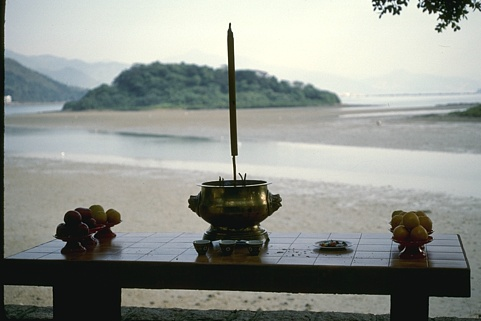
#> input picture edge_algos/data/120003.jpg, 481 x 321 px; its folder holds only this picture in this run
$ python old_canny.py data/120003.jpg   (Python 2 division)   (older library calls are emulated)
#> lines starting #> are read from the running program, lines starting #| are printed output that depends on the picture
import numpy as np
from scipy.ndimage.filters import convolve, gaussian_filter
from scipy.misc import imread, imshow, imsave
import sys
import matplotlib.pyplot as plt
import os
import glob

np.set_printoptions(threshold=np.nan)

def find_mean(hist,bins):

	mean = 0.0
	summed = 0.0
	for i in range(hist.shape[0]):
		summed += hist[i]
		mid_point = (bins[i] + bins[i+1])/2

		mean += hist[i]*mid_point

	if summed == 0:
		return 0
	return mean/summed

def find_std(hist,bins):

	mean = find_mean(hist,bins)
	total = 0.0
	std_dev = 0.0
	for i in range(hist.shape[0]):
		total += hist[i]
		std_dev += np.power(hist[i] - mean,2.0)

	if total == 0:
		return 0

	return np.power(std_dev/total,0.5)

def CannyEdgeDetector(im, blur = 1, highThreshold = 91, lowThreshold = 31,H=1, K = 1):
#> called with blur = 1, highThreshold = 91, lowThreshold = 31, H = 1, K = 1.2
	im = np.array(im, dtype=float) #Convert to float to prevent clipping values

	#Gaussian blur to reduce noise
	# im2 = gaussian_filter(im, blur)

	#Use sobel filters to get horizontal and vertical gradients
	im2h = convolve(im,[[-1,0,1],[-2,0,2],[-1,0,1]])
	im2v = convolve(im,[[1,2,1],[0,0,0],[-1,-2,-1]])

	#Get gradient and direction
	W = np.exp(- (np.power(np.power(im2h, 2.0) + np.power(im2v, 2.0), 0.5)/(np.power(H, 2.0)*2)))


	im3 = np.zeros((im.shape[0],im.shape[1]))

	print W.shape
#| (321, 481)
	for i in range(im.shape[0]):
		for j in range(im.shape[1]):

			if i == 0 or i == im.shape[0]-1 or j == 0 or j == im.shape[1]-1:
				continue

			D = 0
			V = 0
			for k in range(-1,2):
				for l in range(-1,2):
					D += W[i+k,j+l]

					V += im[i+k,j+l]*W[i+k,j+l]

			im3[i,j] = V/D

	im4h = convolve(im3,[[-1,0,1],[-2,0,2],[-1,0,1]])
	im4v = convolve(im3,[[1,2,1],[0,0,0],[-1,-2,-1]])
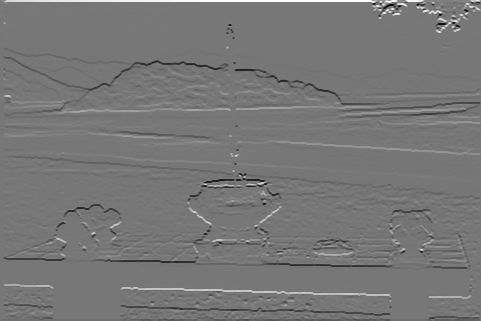
#> im4v: shape (321, 481) float64; min -892, max 1011.4, mean 0; drawn with min black and max white

	grad = np.power(np.power(im4h, 2.0) + np.power(im4v, 2.0), 0.5)

	theta = np.arctan2(im4v, im4h)
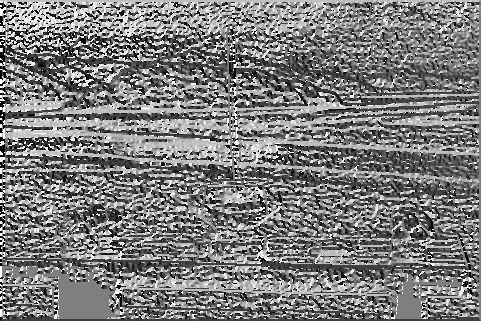
#> theta: shape (321, 481) float64; min -3.14, max 3.14, mean -0.0678; drawn with min black and max white
	thetaQ = (np.round(theta * (5.0 / np.pi)) + 5) % 5 #Quantize direction
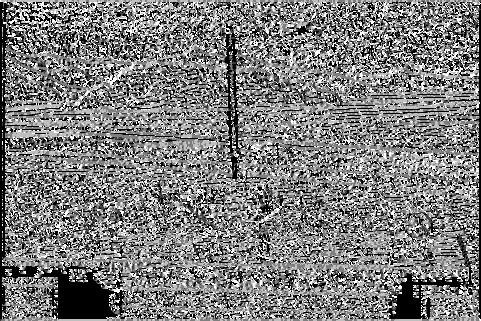
#> thetaQ: shape (321, 481) float64; min 0, max 4, mean 1.98; drawn with min black and max white

	#Non-maximum suppression
	gradSup = grad.copy()
	for r in range(im.shape[0]):
		for c in range(im.shape[1]):
			#Suppress pixels at the image edge
			if r == 0 or r == im.shape[0]-1 or c == 0 or c == im.shape[1] - 1:
				gradSup[r, c] = 0
				continue
			tq = thetaQ[r, c] % 4

			if tq == 0: #0 is E-W (horizontal)
				if grad[r, c] <= grad[r, c-1] or grad[r, c] <= grad[r, c+1]:
					gradSup[r, c] = 0
			if tq == 1: #1 is NE-SW
				if grad[r, c] <= grad[r-1, c+1] or grad[r, c] <= grad[r+1, c-1]:
					gradSup[r, c] = 0
			if tq == 2: #2 is N-S (vertical)
				if grad[r, c] <= grad[r-1, c] or grad[r, c] <= grad[r+1, c]:
					gradSup[r, c] = 0
			if tq == 3: #3 is NW-SE
				if grad[r, c] <= grad[r-1, c-1] or grad[r, c] <= grad[r+1, c+1]:
					gradSup[r, c] = 0
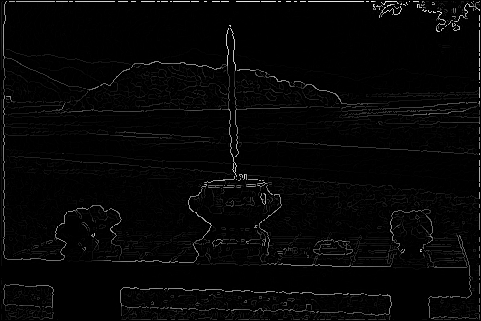
#> gradSup: shape (321, 481) float64; min 0, max 1097.3, mean 26.3; drawn with min black and max white


	flattened_grad = np.reshape(grad,(grad.shape[0])*(grad.shape[1]))

	mean_grad = np.mean(flattened_grad)
#> mean_grad = 56.05
	std_dev = np.std(flattened_grad)
#> std_dev = 132


	total = (grad.shape[0])*(grad.shape[1])
#> total = 154401

	highThreshold = mean_grad + K*mean_grad
#> highThreshold = 123.3
	lowThreshold = highThreshold/2
#> lowThreshold = 61.65

	# print highThreshold,lowThreshold

	strongEdges = (gradSup > highThreshold)
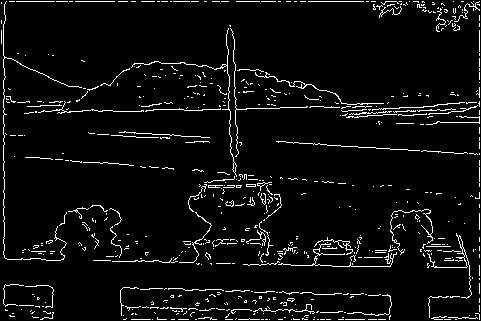
#> strongEdges: shape (321, 481) bool; 5.1% white in thin lines or dots

	#Strong has value 2, weak has value 1
	thresholdedEdges = np.array(strongEdges, dtype=np.uint8) + (gradSup > lowThreshold)

	#Tracing edges with hysteresis
	#Find weak edge pixels near strong edge pixels
	finalEdges = strongEdges.copy()
	currentPixels = []
	for r in range(1, im.shape[0]-1):
		for c in range(1, im.shape[1]-1):
			if thresholdedEdges[r, c] != 1:
				continue #Not a weak pixel

			#Get 3x3 patch
			localPatch = thresholdedEdges[r-1:r+2,c-1:c+2]
			patchMax = localPatch.max()
			if patchMax == 2:
				currentPixels.append((r, c))
				finalEdges[r, c] = 1
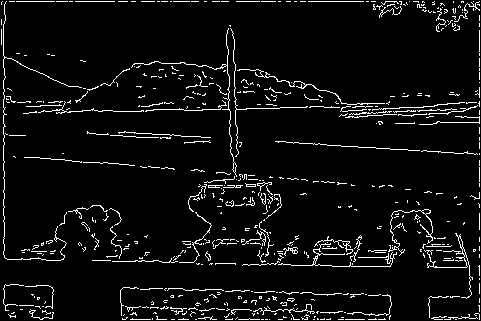
#> finalEdges: shape (321, 481) bool; 5.6% white in thin lines or dots
#> after the loop, currentPixels = 827 pairs, first value 1 to 319, second value 1 to 478

	#Extend strong edges based on current pixels
	while len(currentPixels) > 0:
		newPix = []
		for r, c in currentPixels:
			for dr in range(-1, 2):
				for dc in range(-1, 2):
					if dr == 0 and dc == 0: continue
					r2 = r+dr
					c2 = c+dc
					if thresholdedEdges[r2, c2] == 1 and finalEdges[r2, c2] == 0:
						#Copy this weak pixel to final result
						newPix.append((r2, c2))
						finalEdges[r2, c2] = 1
		currentPixels = newPix
#> this loop made 53 passes
#> currentPixels on passes 26 to 36: [(61, 111), (100, 415), (142, 249), (144, 158), (243, 387)], [(61, 112), (100, 416), (142, 248), (144, 157), (243, 388)], [(61, 113), (100, 417), (142, 247), (144, 156)], [(61, 114), (100, 418), (142, 246), (143, 155)], [(61, 115), (100, 419), (142, 245), (143, 154)], [(61, 116), (100, 420), (142, 244), (143, 153)], [(62, 117), (99, 421), (100, 421), (142, 243)], [(62, 118), (99, 422)], [(62, 119), (99, 423)], [(62, 120), (99, 424)], [(62, 121), (99, 425)]
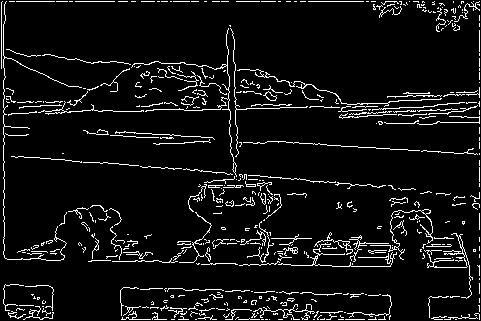
#> finalEdges: shape (321, 481) bool; 6.9% white in thin lines or dots

	return finalEdges

if __name__=="__main__":
	path = 'data/'
	path_save = 'old_canny/'

	if not os.path.exists(path_save):
		os.makedirs(path_save)

	file_total = len(os.listdir(path))
	i = 1
	for filename in os.listdir(path):
		if not filename.endswith('.jpg'):
			continue
		input_im = path + filename
		print filename
		im = imread(input_im, mode="L") #Open image, convert to greyscale
		finalEdges = CannyEdgeDetector(im,K=1.2)
#> (the run stopped early here; a loop or call above may not have finished)

$ run again, on edge_algos/data/178054.jpg
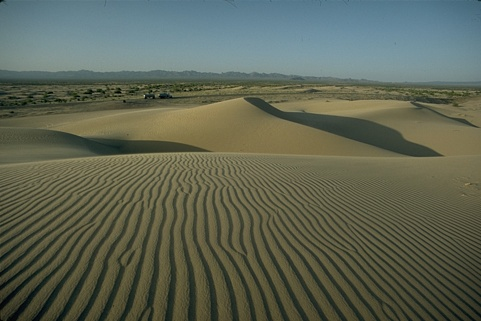
#> input picture edge_algos/data/178054.jpg, 481 x 321 px
#| (321, 481)
#> mean_grad = 61.99
#> std_dev = 81
#> highThreshold = 136.4
#> lowThreshold = 68.19
#> strongEdges: shape (321, 481) bool; 11.3% white in thin lines or dots
#> after the loop in CannyEdgeDetector, `for r in range(1, im.shape[0]-1):`:
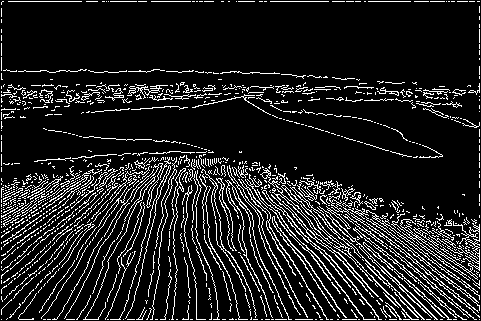
#> finalEdges: shape (321, 481) bool; 12.6% white in thin lines or dots
#> after the loop in CannyEdgeDetector, `for r in range(1, im.shape[0]-1):`: currentPixels = 1953 pairs, first value 70 to 319, second value 2 to 478
#> the loop in CannyEdgeDetector, `while len(currentPixels) > 0:` made 147 passes
#> currentPixels on passes 18, 20, 22, 23, 24, 25, 26, 27: [(78, 20), (79, 200), (78, 239), (86, 462), (148, 70)], [(79, 22), (79, 198), (78, 241), (86, 464), (147, 68)], [(78, 24), (79, 196), (78, 243), (147, 66)], [(78, 25), (79, 195), (78, 244), (147, 65)], [(79, 26), (79, 194), (147, 64)], [(79, 27), (79, 193), (147, 63)], [(79, 28), (79, 192), (147, 62)], [(79, 29), (79, 191), (147, 61)]
#> after the loop in CannyEdgeDetector, `while len(currentPixels) > 0:`:
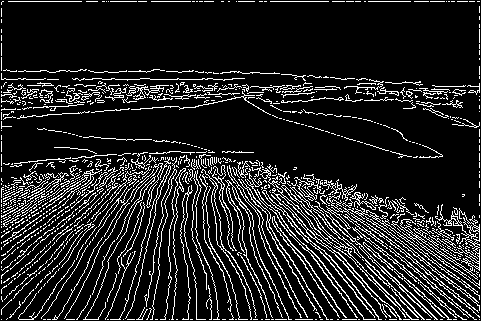
#> finalEdges: shape (321, 481) bool; 13.8% white in thin lines or dots

$ run again, on edge_algos/data/179084.jpg
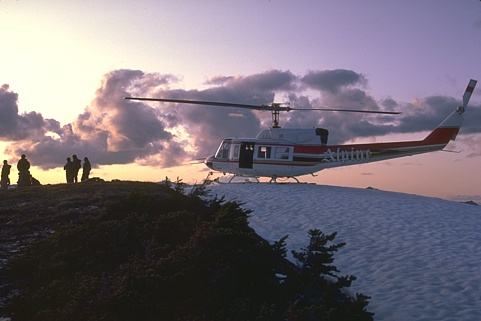
#> input picture edge_algos/data/179084.jpg, 481 x 321 px
#| (321, 481)
#> mean_grad = 48.12
#> std_dev = 109.8
#> highThreshold = 105.9
#> lowThreshold = 52.93
#> strongEdges: shape (321, 481) bool; 5.1% white in thin lines or dots
#> after the loop in CannyEdgeDetector, `for r in range(1, im.shape[0]-1):`:
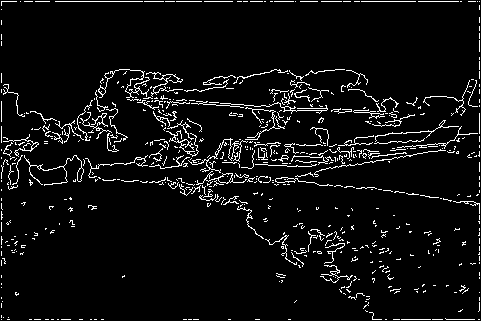
#> finalEdges: shape (321, 481) bool; 5.7% white in thin lines or dots
#> after the loop in CannyEdgeDetector, `for r in range(1, im.shape[0]-1):`: currentPixels = 964 pairs, first value 71 to 319, second value 1 to 478
#> the loop in CannyEdgeDetector, `while len(currentPixels) > 0:` made 25 passes
#> currentPixels on passes 14 to 20: [(139, 477), (163, 56), (255, 464), (312, 464)], [(163, 57), (256, 464), (312, 463), (313, 463)], [(164, 58), (257, 465), (312, 462), (313, 462)], [(164, 59), (257, 466), (258, 465), (258, 466), (313, 461)], [(164, 60), (257, 467), (313, 460)], [(164, 61), (314, 459)], [(314, 458)]
#> after the loop in CannyEdgeDetector, `while len(currentPixels) > 0:`:
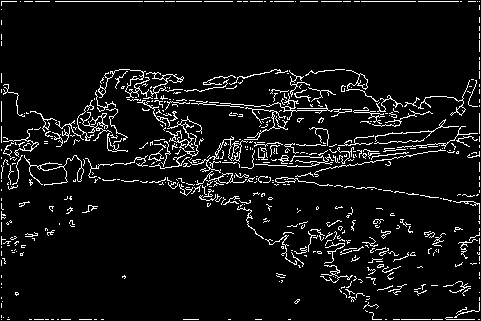
#> finalEdges: shape (321, 481) bool; 6.7% white in thin lines or dots

$ run again, on edge_algos/data/188091.jpg
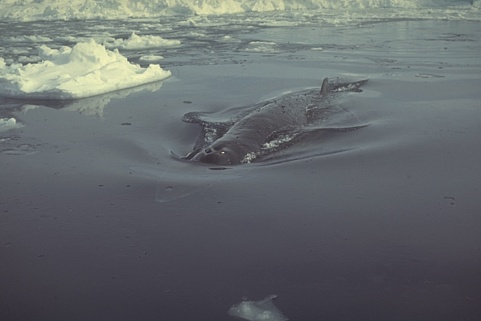
#> input picture edge_algos/data/188091.jpg, 481 x 321 px
#| (321, 481)
#> mean_grad = 36.1
#> std_dev = 81.05
#> highThreshold = 79.43
#> lowThreshold = 39.71
#> strongEdges: shape (321, 481) bool; 6.5% white in thin lines or dots
#> after the loop in CannyEdgeDetector, `for r in range(1, im.shape[0]-1):`: currentPixels = 1420 pairs, first value 2 to 318, second value 2 to 478
#> the loop in CannyEdgeDetector, `while len(currentPixels) > 0:` made 38 passes
#> currentPixels on passes 14, 16, 17, 18, 19, 20, 21: [(27, 430), (66, 463), (97, 369), (117, 220), (167, 246)], [(27, 432), (66, 461), (97, 371), (167, 244)], [(97, 372), (167, 243)], [(96, 373), (97, 373), (167, 242)], [(96, 374)], [(96, 375)], [(96, 376)]
#> after the loop in CannyEdgeDetector, `while len(currentPixels) > 0:`:
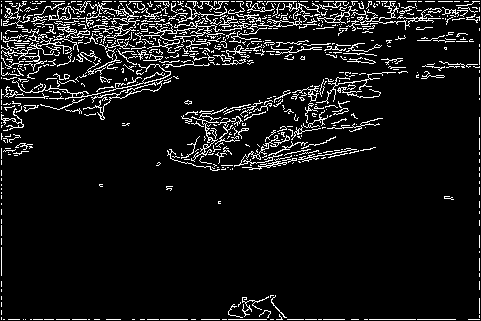
#> finalEdges: shape (321, 481) bool; 8.4% white in thin lines or dots
